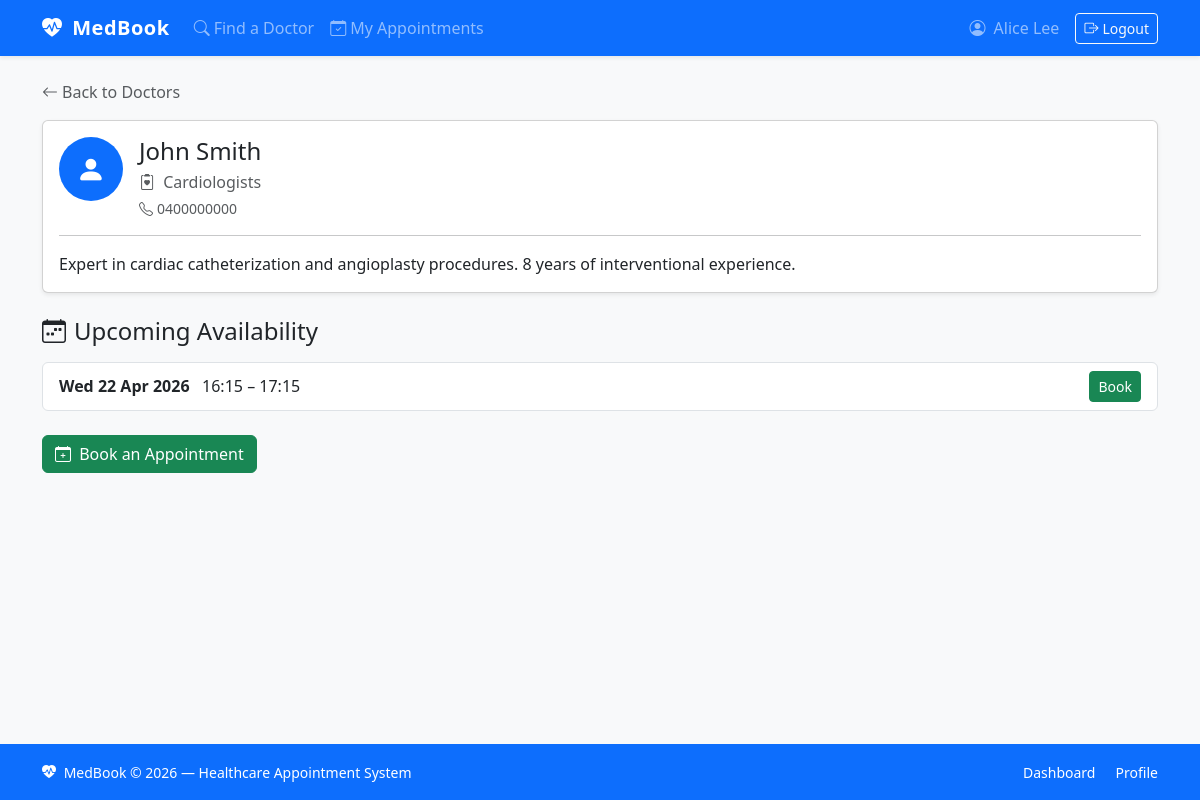
Screenshot of /doctor/1/ (signed in) with the database file from the repository.
### accounts/models.py (models this page shows, shortened)
class TimeStampedModel(models.Model):
    created_at = models.DateTimeField(auto_now_add=True)
    updated_at = models.DateTimeField(auto_now=True)
    class Meta:
        abstract = True

class DoctorProfile(TimeStampedModel):
    user = models.OneToOneField(
        settings.AUTH_USER_MODEL,
        on_delete=models.CASCADE,
        related_name="doctorprofile",
    )
    specialty = models.ForeignKey(
        Specialty,
        on_delete=models.SET_NULL,
        null=True,
        blank=True,
        related_name="doctors",
    )
    bio = models.TextField(blank=True)
    phone = models.CharField(max_length=30, blank=True)
    @property
    def full_name(self) -> str:
        return self.user.get_full_name() or self.user.username

class Specialty(models.Model):
    name = models.CharField(max_length=80, unique=True)
    class Meta:
        verbose_name_plural = "specialties"
        ordering = ["name"]
    def __str__(self) -> str:
        return self.name

### bookings/models.py (models this page shows, shortened)
class Availability(models.Model):
    doctor = models.ForeignKey(
        DoctorProfile,
        on_delete=models.CASCADE,
        related_name="availabilities",
    )
    start = models.DateTimeField()
    end = models.DateTimeField()
    note = models.CharField(max_length=120, blank=True, help_text="Optional note shown to patients.")
    class Meta:
        ordering = ["start"]
        verbose_name_plural = "availabilities"

### bookings/views.py (the view)
# urls.py: path("doctor/<int:doctor_id>/", views.doctor_detail, name="doctor_detail"),
@login_required
def doctor_detail(request, doctor_id):
    doctor = get_object_or_404(
        DoctorProfile.objects.select_related("user", "specialty"),
        pk=doctor_id,
    )
    upcoming_availability = (
        doctor.availabilities
        .filter(end__gte=timezone.now())
        .order_by("start")[:10]
    )
    return render(request, "bookings/doctor_detail.html", {
        "doctor": doctor,
        "availability": upcoming_availability,
        "is_patient": hasattr(request.user, "patientprofile"),
    })

### accounts/context_processors.py (called while the page is built)
def user_role(request):
    if not request.user.is_authenticated:
        return {"is_patient": False, "is_doctor": False}
    return {
        "is_patient": hasattr(request.user, "patientprofile"),
        "is_doctor": hasattr(request.user, "doctorprofile"),
    }

### bookings/templates/bookings/doctor_detail.html (shortened to what this page needs)
{% extends "bookings/base.html" %}
{% block content %}
<div class="mb-3">
  <a href="{% url 'bookings:doctor_list' %}" class="text-decoration-none text-muted">
    <i class="bi bi-arrow-left me-1"></i>Back to Doctors
  </a>
</div>
<div class="card shadow-sm mb-4">
  <div class="card-body">
    <div class="d-flex align-items-start gap-3">
      <div class="bg-primary text-white rounded-circle d-flex align-items-center justify-content-center"
           style="width:64px;height:64px;font-size:1.8rem;flex-shrink:0;">
        <i class="bi bi-person-fill"></i>
      </div>
      <div>
        <h2 class="h4 mb-1">{{ doctor.full_name }}</h2>
        <p class="text-muted mb-1">
          <i class="bi bi-clipboard2-heart me-1"></i>
          {{ doctor.specialty|default:"General Practice" }}
        </p>
        {% if doctor.phone %}
          <p class="text-muted mb-0 small">
            <i class="bi bi-telephone me-1"></i>{{ doctor.phone }}
          </p>
        {% endif %}
      </div>
    </div>
    {% if doctor.bio %}
      <hr>
      <p class="mb-0">{{ doctor.bio }}</p>
    {% endif %}
  </div>
</div>
<h4 class="mb-3"><i class="bi bi-calendar-week me-2"></i>Upcoming Availability</h4>
{% if availability %}
  <ul class="list-group mb-4">
    {% for slot in availability %}
      <li class="list-group-item d-flex justify-content-between align-items-center">
        <div>
          <strong>{{ slot.start|date:"D d M Y" }}</strong>
          &nbsp; {{ slot.start|time:"H:i" }} – {{ slot.end|time:"H:i" }}
        </div>
        <div class="text-end">
          {% if is_patient %}
            <a href="{% url 'bookings:book_appointment' doctor.id %}" class="btn btn-sm btn-success">
              Book
            </a>
          {% endif %}
        </div>
      </li>
    {% endfor %}
  </ul>
{% else %}
  <p class="text-muted">This doctor has no upcoming availability posted.</p>
{% endif %}
{% if is_patient %}
  <a href="{% url 'bookings:book_appointment' doctor.id %}" class="btn btn-success">
    <i class="bi bi-calendar-plus me-1"></i> Book an Appointment
  </a>
{% endif %}
{% endblock %}

### bookings/templates/bookings/base.html (shortened to what this page needs)
<!doctype html>
<html lang="en">
<head>
  <link href="https://cdn.jsdelivr.net/npm/bootstrap@5.3.3/dist/css/bootstrap.min.css" rel="stylesheet">
  <link href="https://cdn.jsdelivr.net/npm/bootstrap-icons@1.11.3/font/bootstrap-icons.min.css" rel="stylesheet">
</head>
<body class="bg-light">
<nav class="navbar navbar-expand-lg navbar-dark bg-primary shadow-sm">
  <div class="container">
    <a class="navbar-brand" href="{% url 'bookings:dashboard' %}">
      <i class="bi bi-heart-pulse-fill me-1"></i> MedBook
    </a>
    <div class="collapse navbar-collapse" id="navbarMain">
      {% if request.user.is_authenticated %}
        <ul class="navbar-nav me-auto">
          <li class="nav-item">
            <a class="nav-link" href="{% url 'bookings:doctor_list' %}">
              <i class="bi bi-search me-1"></i>Find a Doctor
            </a>
          </li>
          {% if is_patient %}
            <li class="nav-item">
              <a class="nav-link" href="{% url 'bookings:my_appointments' %}">
                <i class="bi bi-calendar-check me-1"></i>My Appointments
              </a>
            </li>
          {% endif %}
        </ul>
        <ul class="navbar-nav ms-auto align-items-center">
          <li class="nav-item">
            <a class="nav-link" href="{% url 'accounts:profile' %}">
              <i class="bi bi-person-circle me-1"></i>
              {{ request.user.get_full_name|default:request.user.username }}
            </a>
          </li>
          <li class="nav-item">
            <form method="post" action="{% url 'accounts:logout' %}" class="m-0 p-0">
              <button type="submit" class="btn btn-sm btn-outline-light ms-2">
                <i class="bi bi-box-arrow-right me-1"></i>Logout
              </button>
            </form>
          </li>
        </ul>
      {% endif %}
    </div>
  </div>
</nav>
<main class="container my-4">
  {% block content %}{% endblock %}
</main>
<footer class="bg-primary text-white mt-auto py-3">
  <div class="container d-flex flex-column flex-md-row justify-content-between align-items-center">
    <span class="small">
      <i class="bi bi-heart-pulse-fill me-1"></i>
      MedBook &copy; {% now "Y" %} — Healthcare Appointment System
    </span>
    <div class="mt-2 mt-md-0">
      {% if request.user.is_authenticated %}
        <a href="{% url 'bookings:dashboard' %}" class="text-white text-decoration-none small me-3">Dashboard</a>
        <a href="{% url 'accounts:profile' %}" class="text-white text-decoration-none small">Profile</a>
      {% else %}
        <a href="{% url 'accounts:login' %}" class="text-white text-decoration-none small me-3">Login</a>
        <a href="{% url 'accounts:register' %}" class="text-white text-decoration-none small">Register</a>
      {% endif %}
    </div>
  </div>
</footer>
</body>
</html>

### bookings/templates/bookings/base.html (style rules this page uses)
body { display: flex; flex-direction: column; min-height: 100vh; }
main { flex: 1; }
.navbar-brand { font-weight: 700; letter-spacing: .5px; }

### rows the page displays
DoctorProfile: full_name "John Smith", specialty "Cardiologists", phone "0400000000", bio "Expert in cardiac catheterization and angioplasty procedures. 8 years of interventional experience."
Availability: start "Wed 22 Apr 2026", start "16:15", end "17:15"

### other values shown
{{ request.user.get_full_name|default:request.user.username }} "Alice Lee"
